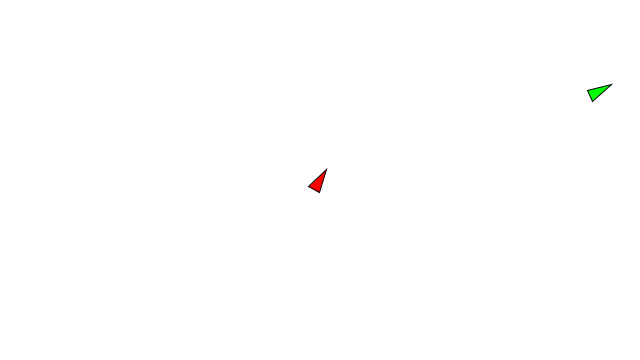
Frame 1 (no input)
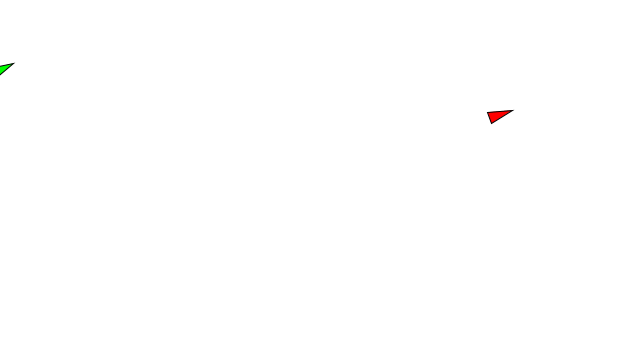
Frame 60 (the mouse pressed at the canvas centre just before this capture)
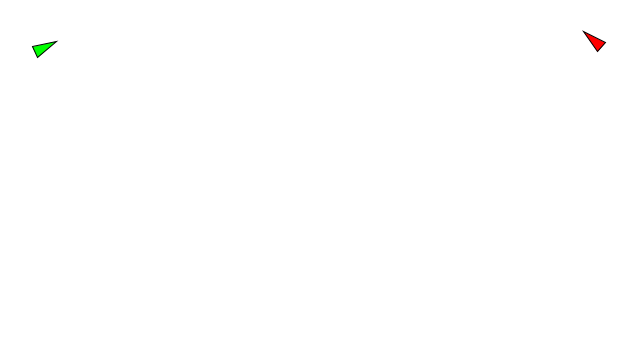
Frame 120 (the mouse held since frame 60 and released just before this capture)

The Processing sketch that drew these frames (run headless with seeded random() and noise(); from frame 60 on, the mouse is pressed at the canvas centre):

// Processing sketch: sketch_6_2_Pursuit
// ── sketch_6_2_Pursuit.pde
Pursuer pursuer;
Pursued pursued; 

void setup() {
  size(640, 360);
  pursuer = new Pursuer(width/2, height/2);
  pursued = new Pursued(random(10, width-10), random(10, height-10));
}

void draw() {
  background(255);

  // Call the appropriate steering behaviors for our agents
  pursuer.move(pursued);
  pursuer.update();
  pursuer.display();
  
  pursued.move(pursuer);
  pursued.update();
  pursued.display();
}
// ── Pursued.pde
class Pursued extends Vehicle {
  Pursued(float x, float y) {
    super(x, y);
    c = color(0, 255, 0);
    this.maxspeed = 3;
    this.maxforce = 1; // allow it to turn faster than Pursuer  
  }
  
  void move(Vehicle other) {
    this.maxspeed = 3;     
    PVector distance = PVector.sub(position, other.position);
     
    PVector steer = new PVector(0, 0); 
    
    if (distance.mag() < 100) {
      PVector desired = PVector.sub(other.position, position).mult(-1);
      
      this.maxspeed = other.maxspeed * 1.1; 
      if (random(1) > .8) {
        desired = desired.rotate(random(-HALF_PI, HALF_PI));
      }
      steer = PVector.sub(desired,velocity);
      steer.limit(maxforce);  // Limit to maximum steering force
      applyForce(steer);
    }
  }
}
// ── Pursuer.pde
class Pursuer extends Vehicle {
  PVector other_last_position;
  PVector last_position;
  
  Pursuer(float x, float y) {
    super(x, y);
    this.maxspeed = 5;
    c = color(255, 0, 0); 
  }
  
  void move(Vehicle other) {
    
    // http://stackoverflow.com/a/2249237/470838
    if (other_last_position == null) {
      other_last_position = other.position.copy();      
      return;
    }
    
    PVector other_velocity = PVector.sub(other.position, other_last_position);
    //println("other_velocity:\t" + other_velocity);
    other_last_position = other.position.copy();
    
    float a = pow(other_velocity.x, 2) + pow(other_velocity.y, 2) - pow(velocity.mag(), 2);
    // println(this.velocity, this.velocity.mag());    
    float b = 2 * (other_velocity.x * (other.position.x - position.x) + other.position.y * (other.position.y - position.y)); 
    float c = pow(other.position.x - position.x, 2) + pow(other.position.y - position.y, 2);
    float disc = pow(b, 2) - 4 * a * c;
    
    if (Double.isNaN(disc) || disc < 0) {
      seek(other.position);
      return; 
    }
    
    float t1 = (-b + sqrt(disc)) / (2 * a);
    float t2 = (-b - sqrt(disc)) / (2 * a);
        
    float t;
    if (t1 > 0 && t2 > 0) {
      t = min(t1, t2);
    } else if (t1 > 0) {
      t = t1;
    } else {
      t = t2;
    }
    
    PVector aim = new PVector(0, 0);
    println("t:\t" + t);
    aim.x = t * other_velocity.x + other.position.x;
    aim.y = t * other_velocity.y + other.position.y;
    
    seek(aim);
  }
}
// ── Vehicle.pde
// The Nature of Code
// Daniel Shiffman
// http://natureofcode.com

// Seek_Arrive

// The "Vehicle" class

abstract class Vehicle {
  
  color c = color(127); 
  PVector position;
  PVector velocity;
  PVector acceleration;
  float r;
  float maxforce;    // Maximum steering force
  float maxspeed;    // Maximum speed

  Vehicle(float x, float y) {
    acceleration = new PVector(0,0);
    velocity = new PVector(random(-1, 1), random(-1, 1));
    position = new PVector(x,y);
    r = 6;
    maxspeed = 4;
    maxforce = 0.1;
  }

  // Method to update position
  void update() {
    checkEdges();
    println(this, position, velocity, acceleration);
    if (Double.isNaN(position.x)) {
      throw new RuntimeException();
    }
    // Update velocity
    velocity.add(acceleration);
    // Limit speed
    velocity.limit(maxspeed);
    position.add(velocity);
    // Reset accelerationelertion to 0 each cycle
    acceleration.mult(0);
  }

  void applyForce(PVector force) {
    // We could add mass here if we want A = F / M
    acceleration.add(force);
  }

  abstract void move(Vehicle other);
  
  // A method that calculates a steering force towards a target
  // STEER = DESIRED MINUS VELOCITY
  void seek(PVector target) {
    println("seek > target:\t" + target);
    PVector desired = PVector.sub(target,position);  // A vector pointing from the position to the target
    
    // Scale to maximum speed
    desired.setMag(maxspeed);

    // Steering = Desired minus velocity
    PVector steer = PVector.sub(desired,velocity);
    steer.limit(maxforce);  // Limit to maximum steering force
    
    applyForce(steer);
  }
  
  void flee(PVector target) {
    PVector desired = PVector.sub(target,position).mult(-1);  // A vector pointing from the position away from the target
    
    // Scale to maximum speed
    desired.setMag(maxspeed);

    // Steering = Desired minus velocity
    PVector steer = PVector.sub(desired,velocity);
    steer.limit(maxforce);  // Limit to maximum steering force
    
    applyForce(steer);
  }
    
  void display() {
    // Draw a triangle rotated in the direction of velocity
    float theta = velocity.heading2D() + PI/2;
    fill(c);
    stroke(0);
    strokeWeight(1);
    pushMatrix();
    translate(position.x,position.y);
    rotate(theta);
    beginShape();
    vertex(0, -r*2);
    vertex(-r, r*2);
    vertex(r, r*2);
    endShape(CLOSE);
    popMatrix();
  }
  
  void checkEdges() {
    if (position.x < 0) {
      position.x += width;       
    } else if (position.x > width) {
      position.x -= width;
    }
    
    if (position.y < 0) {
      position.y += height;
    } else if (position.y > height) {
      position.y -= height; 
    }
    
  }
}
